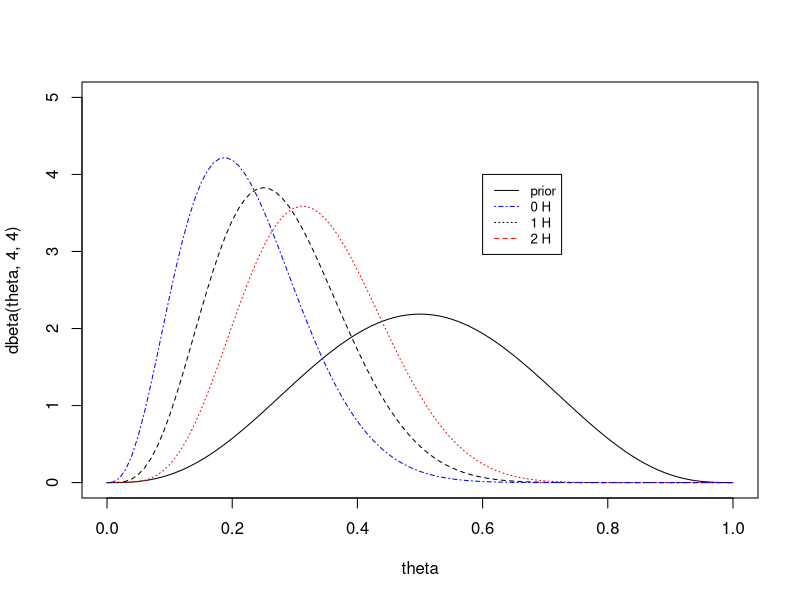
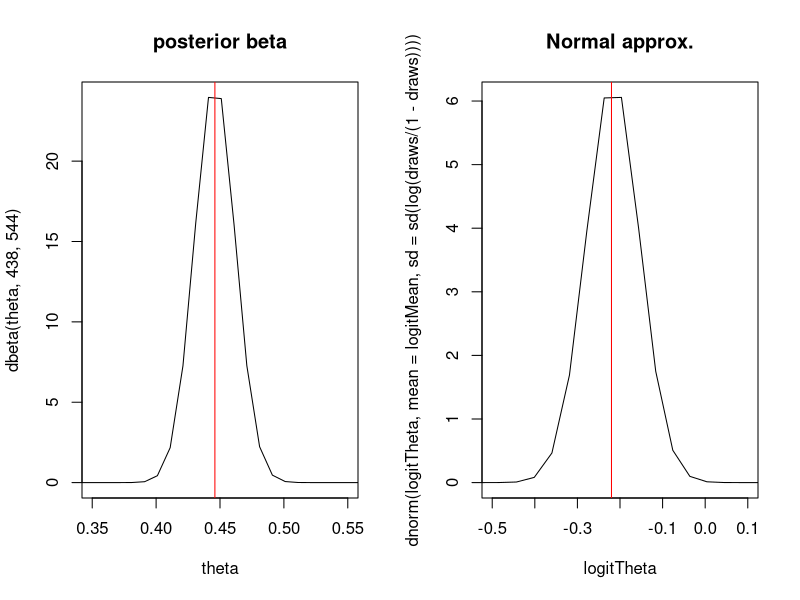
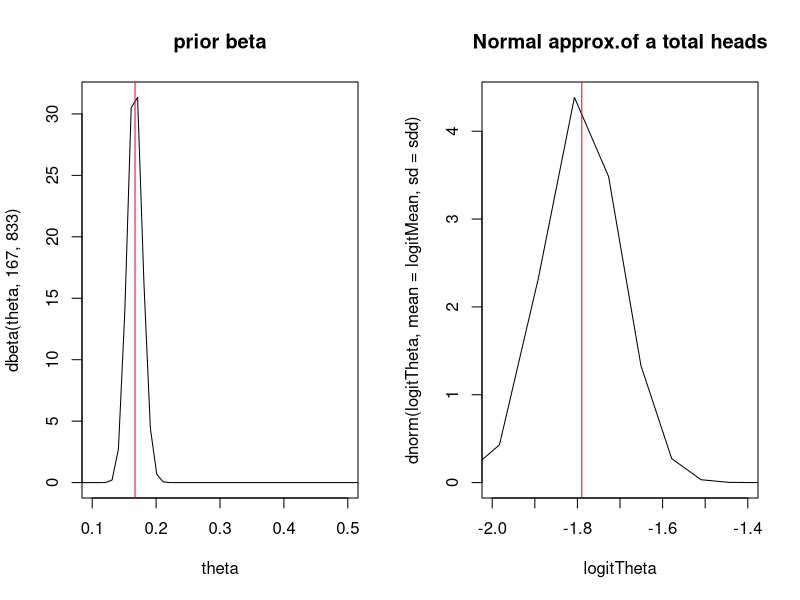
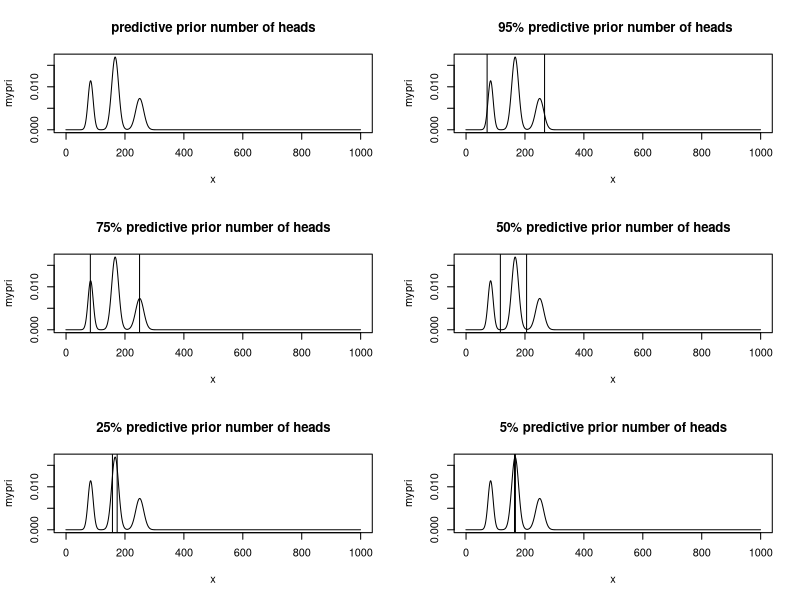

The R script that drew these images, in order:
## ---- chunk 1
 theta<-seq(from=0,to=1,by=0.01)

 plot(theta,dbeta(theta,4,4),type='l',ylim=c(0,5)) ## prior
 lines(theta,dbeta(theta,4+1,4+10-1),lty=2) ## 1 success
   lines(theta,dbeta(theta,4+2,4+10-2),lty=3,col='red') ## 2 succe
   lines(theta,dbeta(theta,4,4+10),lty=4,col='blue')  ## 0 successes
  legend(0.6, 4, 
         legend=c("prior", "0 H", "1 H", "2 H"),
       col=c("black","blue","black", "red"), lty=c(1,4,3,2), cex=0.8)
## ---- chunk 2
  theta<-seq(from=0.001,to=1,by=0.01)
  ## example births
   postMean <-function(alpha,beta,y,n){
     return( (alpha+y)/(alpha+beta+n))
   } 
   postVar<-function(alpha,beta,y,n){
     return( ((alpha+y)*(beta+n-y))/( (alpha+beta+n)^2*(alpha+beta+n+1)) )
   }
   sdnorm<-sqrt(postVar(438,544,0,0))
   logitMean<-log( postMean(438,544,0,0)/(1-postMean(438,544,0,0)))
   
  logitTheta<-log(theta/(1-theta))

  par(mfrow=c(1,2))
    plot(theta,dbeta(theta,438,544),type='l',xlim=c(0.35,0.55),main="posterior beta") ## prior
    abline(v=0.446,col='red')
  draws<-rbeta(1000,438,544)
  plot(logitTheta,dnorm(logitTheta,mean =logitMean, sd=sd(log(draws/(1-draws))) ),type='l', xlim=c(-0.5,0.1),main="Normal approx.") ## prior
    abline(v=-0.22,col='red')

## ---- chunk 3
  ## based on normal approximation sketch the distribution of y
  ## for normal we use the logit transform
  ## n = 1,000
  ## first lets construct a beta distribution.
  ## let the prior be beta(4,4) or even beta(1,1)
par(mfrow=c(1,2))

   plot(theta,dbeta(theta,167,833),type='l',xlim=c(0.1,0.5),main="prior beta") ## prior
  # plot(theta,dbeta(theta,1,5),type='l',xlim=c(0.1,0.5), main='prior beta') 
   abline(v=0.167,col='red') ## 
   #  qbeta(c(0.05,0.25,0.5,0.75,0.95),167,833)
    ## predictive on normal scale.
     draws<-rbeta(1000,167,833)
     logitMean<-log( 167/1000)
  sdd<-sd(log(draws/(1-draws)))

   
  plot(logitTheta,dnorm(logitTheta,mean =logitMean, sd=sdd ),type='l',main="Normal approx.of a total heads", xlim=c(-2,-1.4)) ## prior
    abline(v=logitMean,col='red')
    ### the number of heads.    
  message("prior predictive mean:" ,round( exp(logitMean)/(1+exp(logitMean)),2))

 qx<-(qnorm(c(0.05,0.25,0.5,0.75,0.95),mean =logitMean, sd=sdd ))
 ## this is the probability of landing 6 for theta
 exp(qx)/(1+exp(qx))
## wald 95% prior interval
c( exp(logitMean-1.96*sdd)/(1+exp(logitMean-1.96*sdd)),exp(logitMean+1.96*sdd)/(1+exp(logitMean+1.96*sdd)))
## ---- chunk 4
x<-seq(0,1000)-0.5 # continuity correction.
theta<-c(1/12,1/6,1/4)
n=1000
normLikelihood<-function(x,n,p){
  mean<-n*p
  varz<-n*p*(1-p)
  return(dnorm(x,mean=mean,sd=sqrt(varz)))
  
}
a<-dnorm(x,mean=n*theta[1],sd=sqrt(n*theta[1]*(1-theta[1]))  )
b<-dnorm(x,mean=n*theta[2],sd=sqrt(n*theta[2]*(1-theta[2]))  )
c<-dnorm(x,mean=n*theta[3],sd=sqrt(n*theta[3]*(1-theta[3]))  )


mypri<-a*0.25+b*0.5+c*0.25

sum(mypri) ## sums to 1 it is a distribution

 par(mfrow=c(3,2))
plot(x,mypri,type='l',main='predictive prior number of heads')



data<-data.frame(x=x,p=mypri)

## highest probability interval
# 95%

plot(x,mypri,type='l',main=' 95% predictive prior number of heads')
abline(v=max(data[which(cumsum(data$p)<0.025),1])
)
abline(v=max(data[which(1-cumsum(data$p)>0.025),1]))

plot(x,mypri,type='l',main='75% predictive prior number of heads')
abline(v=max(data[which(cumsum(data$p)<0.125),1]))
abline(v=max(data[which(1-cumsum(data$p)>0.125),1])
)

plot(x,mypri,type='l',main='50% predictive prior number of heads')
abline(v=max(data[which(cumsum(data$p)<0.25),1]))
abline(v=max(data[which(1-cumsum(data$p)>0.25),1])
)

plot(x,mypri,type='l',main='25% predictive prior number of heads')
abline(v=max(data[which(cumsum(data$p)<0.375),1]))
abline(v=max(data[which(1-cumsum(data$p)>0.375),1])
)

plot(x,mypri,type='l',main='5% predictive prior number of heads')
abline(v=max(data[which(cumsum(data$p)<0.475),1]))
abline(v=max(data[which(1-cumsum(data$p)>0.475),1])
)
## ---- chunk 5
mu_n<-function(mu0,ybar,n,tau02,sigma2){
  mun<- (mu0/tau02 + (ybar*n)/sigma2)/(1/tau02 + n/sigma2)
  return(mun)
}
taun2<-function(tau02,n,sigma2){
  inv.taun2<- 1/tau02 +n/sigma2
  return(1/inv.taun2)
}

ybar=150
sigma2=20^2
mu0=180
  tau02=40^2
  n=10

## posterior interval n=10
  #lower<-round(qnorm(0.025,mu_n(mu0,ybar,tau02,10,sigma2),sd=sqrt(taun2(tau02,10,sigma2))),2)
    upper<-round(qnorm(c(0.025,0.975),mu_n(mu0,ybar,tau02,10,sigma2),sd=sqrt(taun2(tau02,10,sigma2))),2)

message("posterior interval n=10: ",upper[1]," ",upper[2])

## posterior predictive interval
  upper2<-round(qnorm(c(0.025,0.975),mu_n(mu0,ybar,tau02,10,sigma2),sd=sqrt(taun2(tau02,10,sigma2)+sigma2) ),2)

message("posterior predictive interval n=10: ",upper2[1]," ",upper2[2])


 lower<-round(qnorm(0.025,mu_n(mu0,ybar,tau02,100,sigma2),sd=sqrt(taun2(tau02,100,sigma2))),2)
    upper<-round(qnorm(0.975,mu_n(mu0,ybar,tau02,100,sigma2),sd=sqrt(taun2(tau02,100,sigma2))),2)

message("posterior interval n=100: ",lower," ",upper)
 ## this approximately equals the limit
print("The asymptotic approximation")
 qnorm(c(0.025,0.975),mean=150, sigma2/100)
## posterior predictive interval
 lower2<-round(qnorm(0.025,mu_n(mu0,ybar,tau02,100,sigma2),sd=sqrt(taun2(tau02,100,sigma2)+sigma2) ),2)
    upper2<-round(qnorm(0.975,mu_n(mu0,ybar,tau02,100,sigma2),sd=sqrt(taun2(tau02,100,sigma2)+sigma2) ),2)

message("posterior predictive interval n=100: ",lower2," ",upper2)
